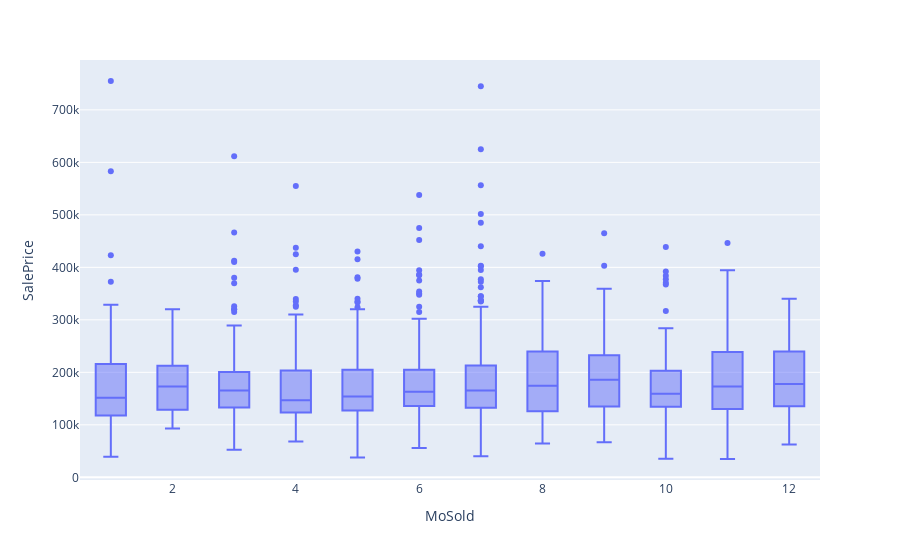

The notebook cell saved with this chart:
### Code cell
fig = px.box(a, x='MoSold',y='SalePrice')
fig.show()

### Figure 1 — Plotly figure (JSON) as saved in the notebook; plotly's stock layout.template omitted (floating-point values rounded to 4 significant figures; data arrays with more than 128 entries replaced by an {"elided": "..."} marker saying what was removed)
{"data": [{"alignmentgroup": "True", "hovertemplate": "MoSold=%{x}<br>SalePrice=%{y}<extra></extra>", "legendgroup": "", "marker": {"color": "#636efa"}, "name": "", "notched": false, "offsetgroup": "", "orientation": "v", "showlegend": false, "type": "box", "x": {"elided": "1460 int values"}, "x0": " ", "xaxis": "x", "y": {"elided": "1460 int values"}, "y0": " ", "yaxis": "y"}], "layout": {"boxmode": "group", "legend": {"tracegroupgap": 0}, "margin": {"t": 60}, "xaxis": {"anchor": "y", "domain": [0, 1], "title": {"text": "MoSold"}}, "yaxis": {"anchor": "x", "domain": [0, 1], "title": {"text": "SalePrice"}}}}
